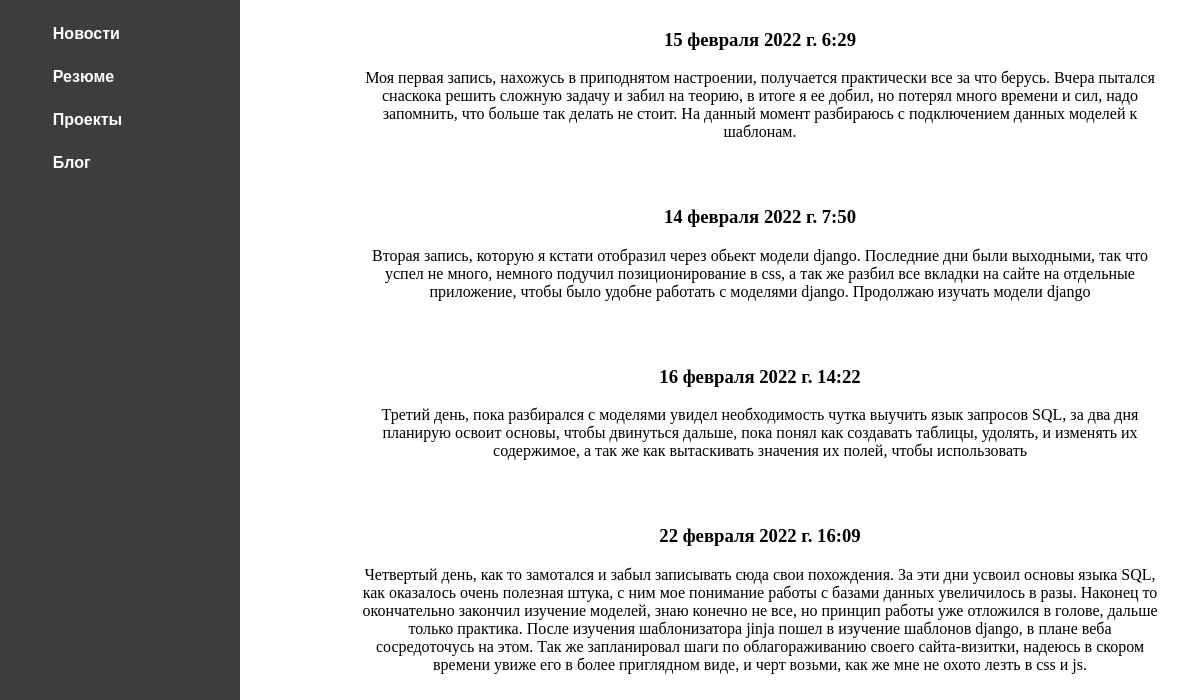
/blog, run on an earlier commit of the app's database.
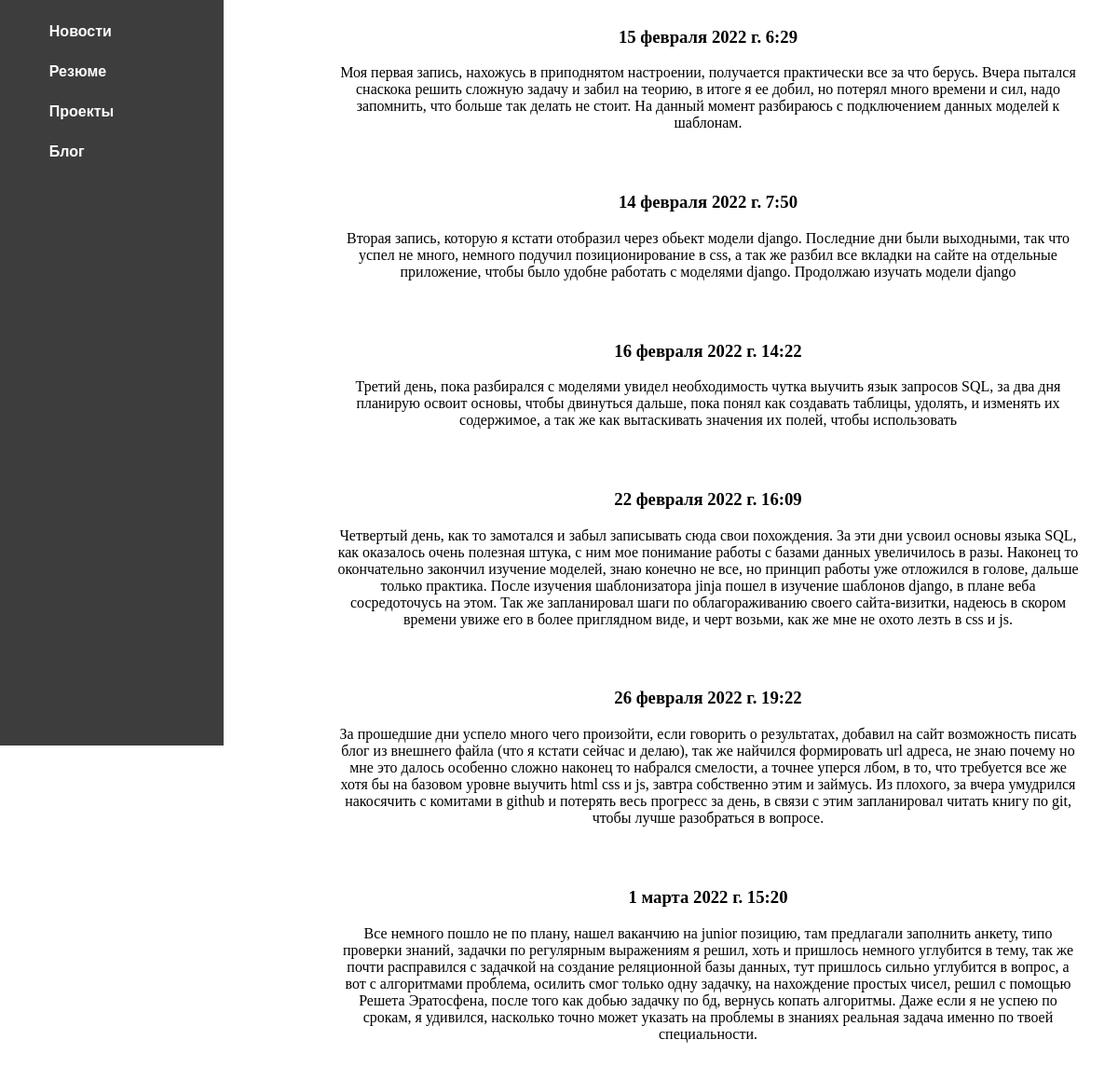
And on a later commit of the database.
### apps/blog/models.py (models this page shows)
class Publications(models.Model):
    date = models.DateTimeField(auto_now_add=True)
    text = models.TextField(null=True, blank=True)

### apps/blog/views.py (the view)
# urls.py: urlpatterns = [path('', blog, name='blog')]
def blog(request):
    updating_publications()
    base_param['posts'] = Publications.objects.all()
    return render(request, 'blog/blog.html', base_param)

### apps/blog/views.py (called while the page is built, shortened)
def updating_publications():
    if not exists('..\\publications.txt'): return

### apps/blog/templates/blog/blog.html (shortened to what this page needs)
{% extends "panel.html" %}
{% block content %}
        {% for p in posts %}
            <section class="Publication">
                <article class="Date">
                    <label for="{{p.id}}">
                        <h3>{{p.date}}</h3>
                    </label>
                </article>
                <article class="Text">
                    <p>{{p.text}}</p>
                </article>
            </section>
        {% endfor %}
{% endblock content %}

What changed in the data, as far as the page shows it:
added Publications: date "26 февраля 2022 г. 19:22", text "За прошедшие дни успело много чего произойти, если говорить о результатах, добавил на сайт возможность писать блог из внешнего файла (что я кстати сейчас и делаю), так же найчился формировать url адреса, не знаю почему но мне это далось особенно сложно наконец то набрался смелости, а точнее уперся лбом, в то, что требуется все же хотя бы на базовом уровне выучить html css и js, завтра собственно этим и займусь. Из плохого, за вчера умудрился накосячить с комитами в github и потерять весь прогресс за день, в связи с этим запланировал читать книгу по git, чтобы лучше разобраться в вопросе."
added Publications: date "1 марта 2022 г. 15:20", text "Все немного пошло не по плану, нашел ваканчию на junior позицию, там предлагали заполнить анкету, типо проверки знаний, задачки по регулярным выражениям я решил, хоть и пришлось немного углубится в тему, так же почти расправился с задачкой на создание реляционной базы данных, тут пришлось сильно углубится в вопрос, а вот с алгоритмами проблема, осилить смог только одну задачку, на нахождение простых чисел, решил с помощью Решета Эратосфена, после того как добью задачку по бд, вернусь копать алгоритмы. Даже если я не успею по срокам, я удивился, насколько точно может указать на проблемы в знаниях реальная задача именно по твоей специальности."
